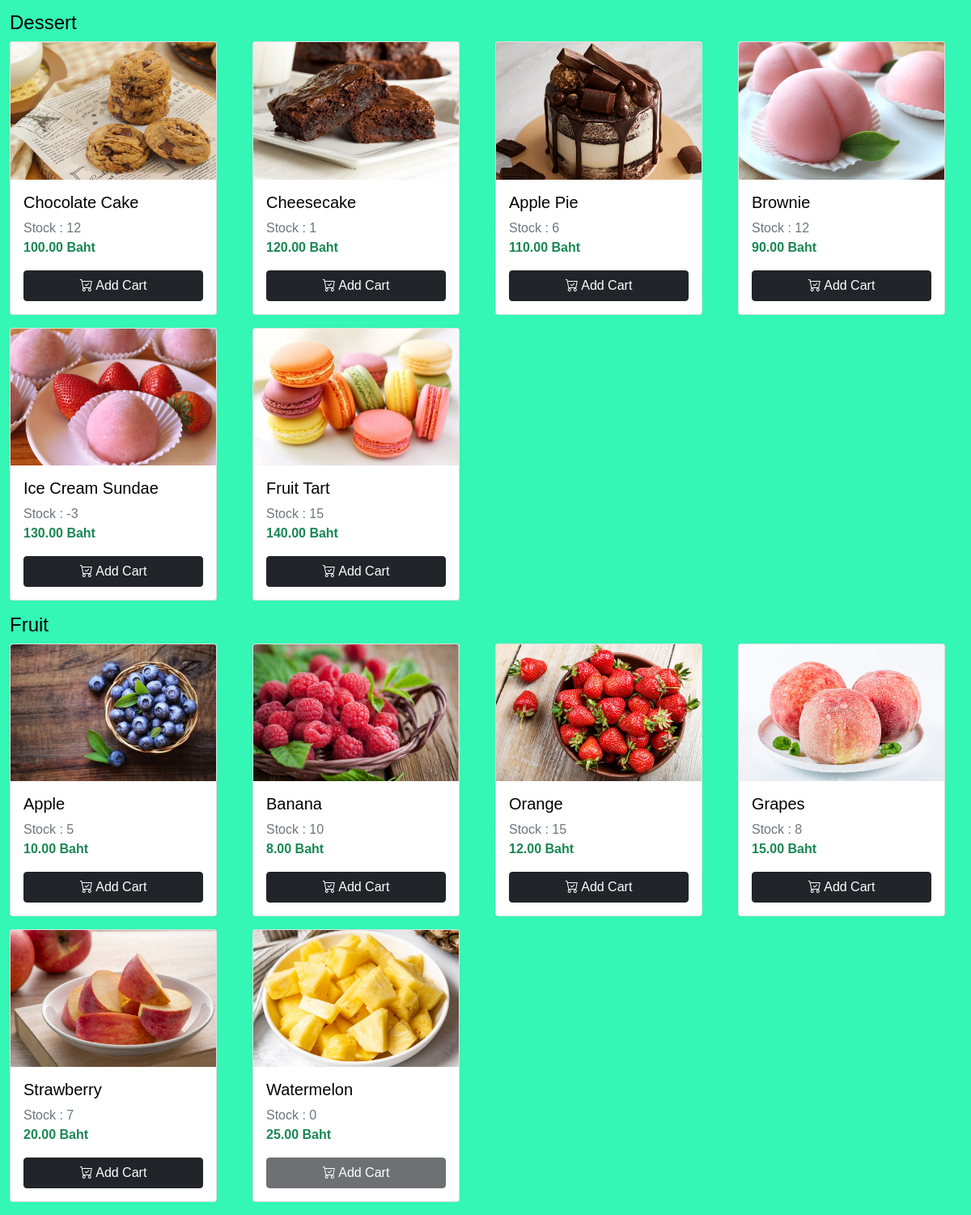
/Cashierphp/index.php (signed in, lower part), run on an earlier commit of the app's database.
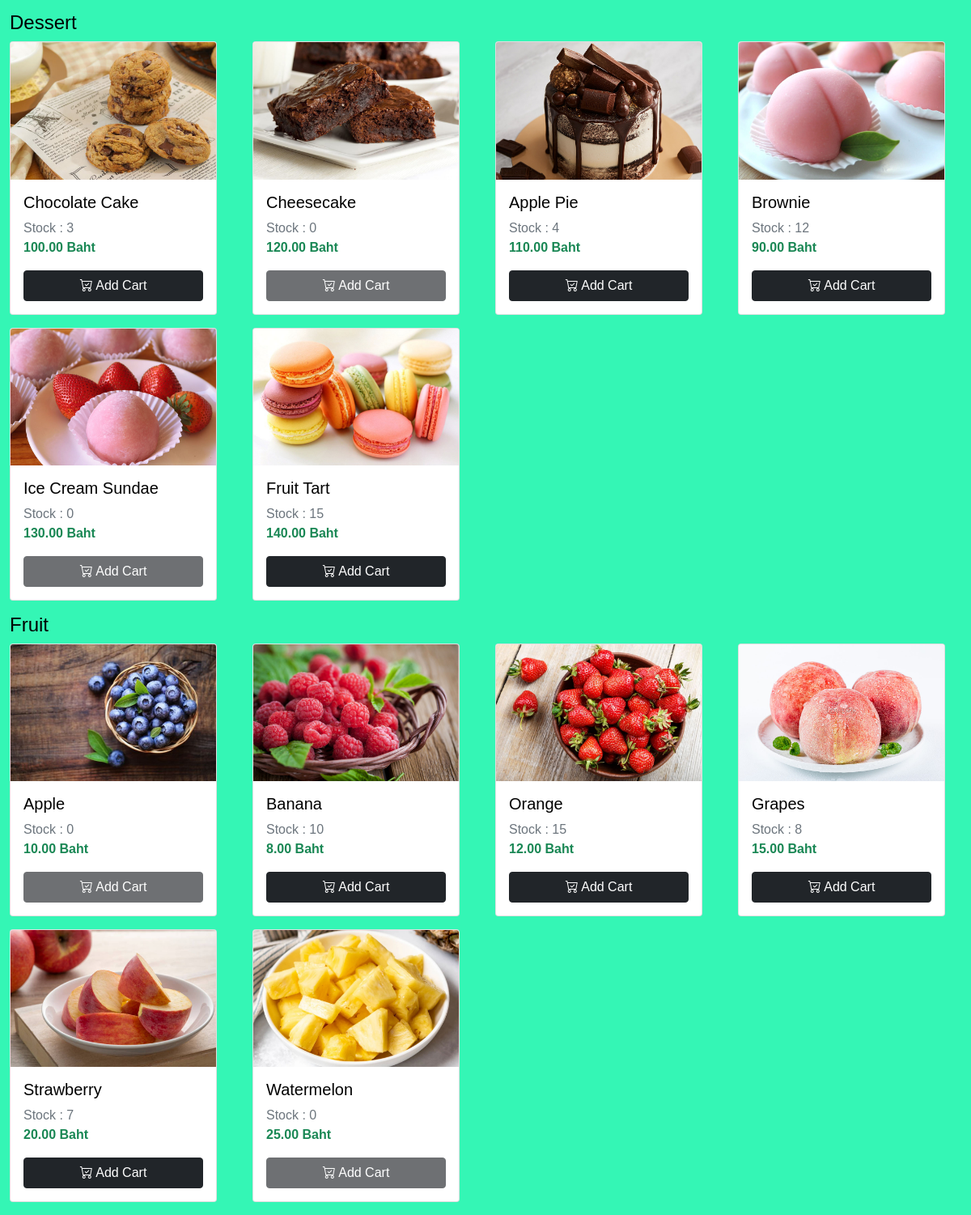
And on a later commit of the database.
### tables this page shows
CREATE TABLE `dessert_menu` (
  `dess_menuID` int(10) NOT NULL,
  `dess_menuName` varchar(255) NOT NULL,
  `dess_quantity` int(3) DEFAULT NULL,
  `dess_price` int(3) NOT NULL,
  `dess_picture` varchar(255) NOT NULL
);

CREATE TABLE `fruit_menu` (
  `fruit_menuID` int(10) NOT NULL,
  `fruit_menuName` varchar(255) NOT NULL,
  `fruit_quantity` int(3) DEFAULT NULL,
  `fruit_price` int(3) NOT NULL,
  `fruit_picture` varchar(255) NOT NULL
);

### Cashierphp/index.php (the view, shortened to what this page needs)
<?php
include '../condb/database.php';
$dess_query = mysqli_query($conn, "SELECT * FROM dessert_menu");
$dess_row = mysqli_num_rows($dess_query);
$fruit_query = mysqli_query($conn, "SELECT * FROM fruit_menu");
$fruit_row = mysqli_num_rows($fruit_query);
?>
<!DOCTYPE html>
<html lang="en">
<head>
    <link href="https://cdn.jsdelivr.net/npm/bootstrap@5.0.2/dist/css/bootstrap.min.css" rel="stylesheet">
    <link rel="stylesheet" href="https://cdn.jsdelivr.net/npm/bootstrap-icons@1.11.3/font/bootstrap-icons.min.css">
    <link rel="stylesheet" href="../css/add_styles.css">
</head>
<body>
    <div class="container" style="margin-top: 30px;">
        <br>
        <div class="row">
        </div>
        <div class="row">
            <h4>Dessert</h4>
            <?php if ($dess_row > 0) : ?>
                <?php while ($dessert = mysqli_fetch_assoc($dess_query)) : ?>
                    <div class="col-3 mb-3">
                        <div class="card" style="width: 16rem;">
                            <?php if (!empty($dessert['dess_picture'])) : ?>
                                <img src="../image/menu/Dessert/<?php echo $dessert['dess_picture']; ?>" class="card-img-top" width="100" alt="Product Image">
                            <?php else : ?>
                                <img src="../image/error.png" class="card-img-top" width="100" alt="Product Image">
                            <?php endif; ?>
                            <div class="card-body">
                                <h5 class="card-title"><?php echo $dessert['dess_menuName']; ?></h5>
                                <p class="card-text text-muted mb-0">Stock : <?php echo $dessert['dess_quantity']; ?></p>
                                <p class="card-text text-success fw-bold"><?php echo number_format($dessert['dess_price'], 2); ?> Baht</p>
                                <?php if ($dessert['dess_quantity'] == 0) : ?>
                                    <button class="btn btn-dark w-100" disabled><i class="bi bi-cart-check"></i> Add Cart</button>
                                <?php else : ?>
                                    <a href="../condb/cart-adddb.php?id=<?php echo $dessert['dess_menuName']; ?>" class="btn btn-dark w-100"><i class="bi bi-cart-check"></i> Add Cart</a>
                                <?php endif; ?>
                            </div>
                        </div>
                    </div>
                <?php endwhile; ?>
            <?php else : ?>
                <diiv class="col-12">
                    <h4 class="text-danger">No product data</h4>
                </diiv>
            <?php endif; ?>
        </div>
        <div class="row">
            <h4>Fruit</h4>
            <?php if ($fruit_row > 0) : ?>
                <?php while ($fruit = mysqli_fetch_assoc($fruit_query)) : ?>
                    <div class="col-3 mb-3">
                        <div class="card" style="width: 16rem;">
                            <?php if (!empty($fruit['fruit_picture'])) : ?>
                                <img src="../image/menu/Fruit/<?php echo $fruit['fruit_picture']; ?>" class="card-img-top" width="100" alt="Product Image">
                            <?php else : ?>
                                <img src="../image/error.png" class="card-img-top" width="100" alt="Product Image">
                            <?php endif; ?>
                            <div class="card-body">
                                <h5 class="card-title"><?php echo $fruit['fruit_menuName']; ?></h5>
                                <p class="card-text text-muted mb-0">Stock : <?php echo $fruit['fruit_quantity']; ?></p>
                                <p class="card-text text-success fw-bold"><?php echo number_format($fruit['fruit_price'], 2); ?> Baht</p>
                                <?php if ($fruit['fruit_quantity'] == 0): ?>
                                    <button class="btn btn-dark w-100" disabled><i class="bi bi-cart-check"></i> Add Cart</button>
                                <?php else: ?>
                                    <a href="../condb/cart-adddb.php?id=<?php echo $fruit['fruit_menuName']; ?>" class="btn btn-dark w-100"><i class="bi bi-cart-check"></i> Add Cart</a>
                                <?php endif; ?>
                            </div>
                        </div>
                    </div>
                <?php endwhile; ?>
            <?php else : ?>
                <diiv class="col-12">
                    <h4 class="text-danger">No product data</h4>
                </diiv>
            <?php endif; ?>
        </div>
    </div>
</body>
</html>

### css/add_styles.css (style rules this page uses)
body { background-color: #34f6b5; color: black; font-family: Arial, sans-serif; }
.container { max-width: 1200px; margin: 0 auto; }

What changed in the data, as far as the page shows it:
changed dessert_menu "Chocolate Cake": dess_quantity "12" → "3"
changed dessert_menu "Cheesecake": dess_quantity "1" → "0"
changed dessert_menu "Apple Pie": dess_quantity "6" → "4"
changed dessert_menu "Ice Cream Sundae": dess_quantity "-3" → "0"
changed fruit_menu "Apple": fruit_quantity "5" → "0"
